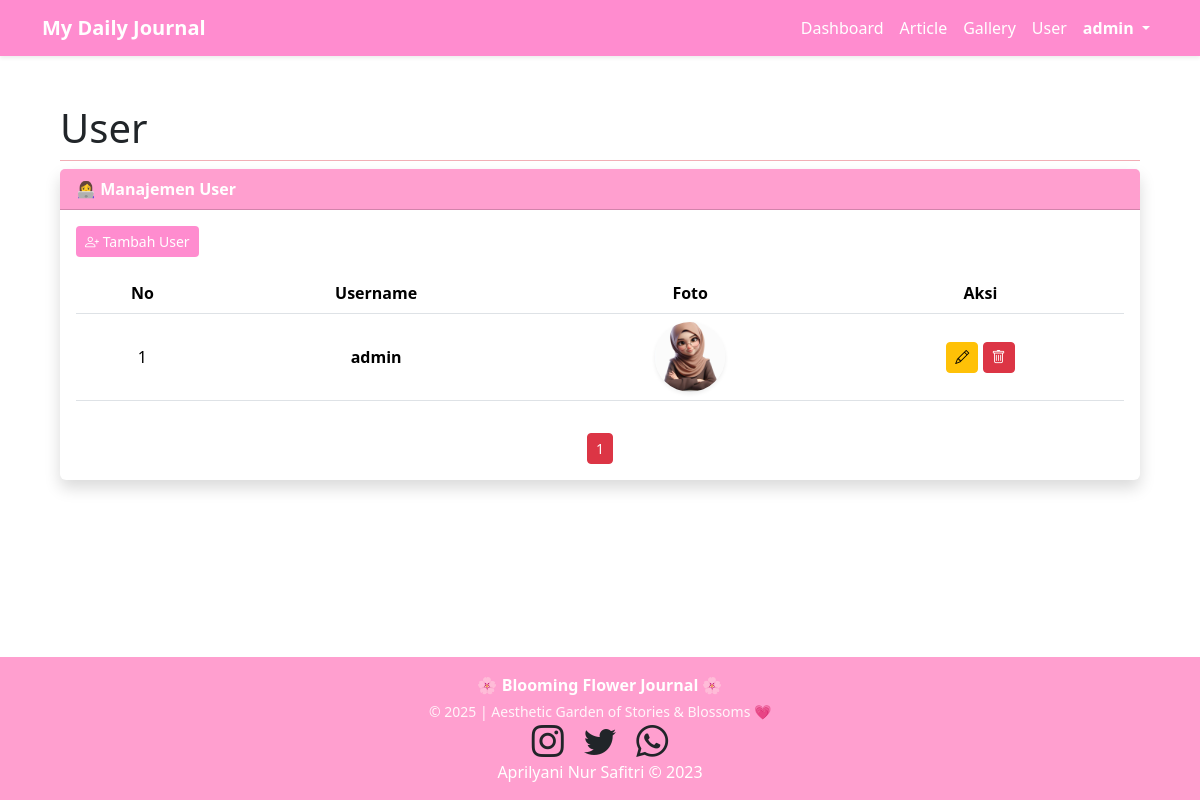
The app's page /admin.php?page=user (signed in), older data.
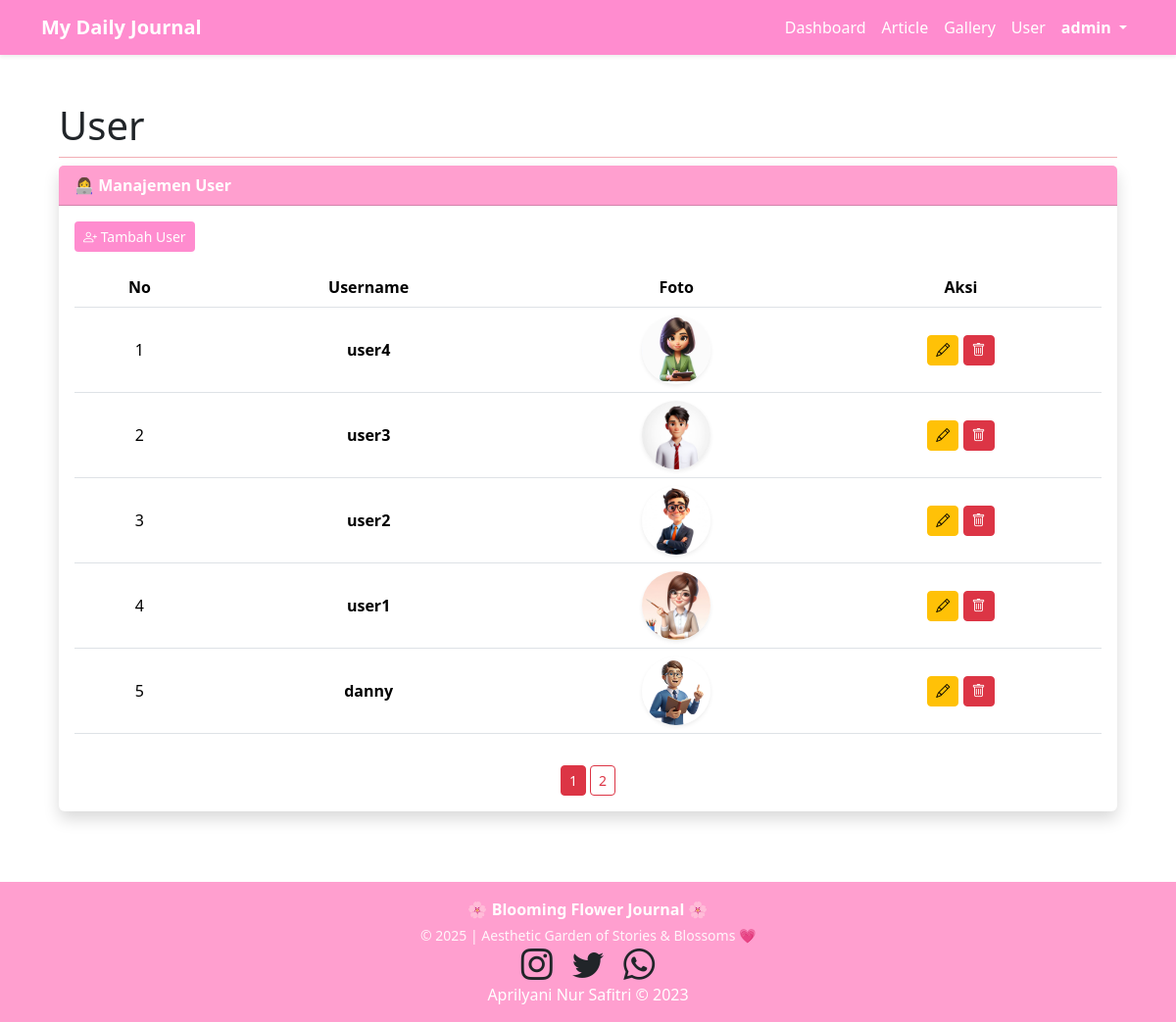
The same page, newer data.
### tables this page shows
CREATE TABLE `user` (
  `id` int(11) NOT NULL,
  `username` varchar(50) NOT NULL,
  `password` text NOT NULL,
  `foto` text NOT NULL
);

### user.php (the view)
<?php
include "koneksi.php";
$limit = 5;
$hal = $_GET['hal'] ?? 1;
$start = ($hal-1)*$limit;
$data = mysqli_query($conn,"SELECT * FROM user ORDER BY id DESC LIMIT $start,$limit");
$total = mysqli_num_rows(mysqli_query($conn,"SELECT * FROM user"));
$pages = ceil($total/$limit);
?>
<div class="card shadow border-0">
<div class="card-header text-white fw-semibold" style="background:#ff9fcf;">
👩‍💻 Manajemen User
</div>
<div class="card-body">
<a href="admin.php?page=user_add" class="btn btn-sm mb-3 text-white" style="background:#ff8ccf;">
<i class="bi bi-person-plus"></i> Tambah User
</a>
<div class="table-responsive">
<table class="table table-hover align-middle text-center">
<thead style="background:#ffe0ef;">
<tr>
<th>No</th>
<th>Username</th>
<th>Foto</th>
<th>Aksi</th>
</tr>
</thead>
<tbody>
<?php $no=1+$start; while($d=mysqli_fetch_array($data)){ ?>
<tr>
<td><?= $no++ ?></td>
<td class="fw-semibold"><?= $d['username'] ?></td>
<td>
<img src="img/<?= $d['foto'] ?>" width="70" class="rounded-circle shadow-sm">
</td>
<td>
<a href="admin.php?page=user_edit&id=<?= $d['id'] ?>" class="btn btn-warning btn-sm">
<i class="bi bi-pencil"></i>
</a>
<a href="admin.php?page=user_delete&id=<?= $d['id'] ?>" class="btn btn-danger btn-sm"
onclick="return confirm('Hapus user ini?')">
<i class="bi bi-trash"></i>
</a>
</td>
</tr>
<?php } ?>
</tbody>
</table>
</div>
<div class="text-center mt-3">
<?php for($i=1;$i<=$pages;$i++){ ?>
<a href="admin.php?page=user&hal=<?= $i ?>"
class="btn btn-outline-danger btn-sm <?= ($hal==$i?'active':'') ?>">
<?= $i ?>
</a>
<?php } ?>
</div>
</div>
</div>

### admin.php (shortened to what this page needs)
<!DOCTYPE html>
<html lang="en">
<head>
    <link rel="stylesheet" href="https://cdn.jsdelivr.net/npm/bootstrap-icons@1.11.1/font/bootstrap-icons.css">
    <link href="https://cdn.jsdelivr.net/npm/bootstrap@5.3.2/dist/css/bootstrap.min.css" rel="stylesheet">
</head>
<body>
<nav class="navbar navbar-expand-lg shadow-sm sticky-top" style="background-color:#ff8ccf">
    <div class="container">
        <a class="navbar-brand text-white fw-bold" href="admin.php">My Daily Journal</a>
        <div class="collapse navbar-collapse" id="navbarNav">
            <ul class="navbar-nav ms-auto align-items-center">
                <li class="nav-item">
                    <a class="nav-link text-white" href="admin.php?page=dashboard">Dashboard</a>
                </li>
           <li class="nav-item">
             <a class="nav-link text-white" href="admin.php?page=article">Article</a>
              </li>
                  <li class="nav-item">
            <a class="nav-link text-white" href="admin.php?page=gallery">Gallery</a>
               </li>
                  <li class="nav-item">
                    <a class="nav-link text-white" href="admin.php?page=user">User</a>
</li>
                <li class="nav-item dropdown">
                    <a class="nav-link dropdown-toggle text-white fw-semibold" href="#" data-bs-toggle="dropdown">
                        <?= $_SESSION['username']; ?>
                    </a>
                </li>
            </ul>
        </div>
    </div>
</nav>
<section class="p-5">
    <div class="container">
        <?php
        $page = $_GET['page'] ?? 'dashboard';
        echo '<h4 class="lead display-6 pb-2 border-bottom border-danger-subtle">'
            . ucfirst($page) .
            '</h4>';
        $file = $page . ".php";
        if (file_exists($file)) {
            include $file;
        } else {
            echo "<div class='alert alert-danger mt-3'>Halaman tidak ditemukan</div>";
        }
        ?>
    </div>
</section>
<footer class="text-center text-white py-3 mt-4" style="background-color:#ff9fcf;">
    <p class="mb-1 fw-semibold">🌸 Blooming Flower Journal 🌸</p>
    <p class="mb-0" style="font-size:14px; opacity:0.9;">© 2025 | Aesthetic Garden of Stories & Blossoms 💗</p>
    <div>
        <a href="https://www.instagram.com/udinusofficial"><i class="bi bi-instagram h2 p-2 text-dark"></i></a>
        <a href="https://twitter.com/udinusofficial"><i class="bi bi-twitter h2 p-2 text-dark"></i></a>
        <a href="https://wa.me/+62812685577"><i class="bi bi-whatsapp h2 p-2 text-dark"></i></a>
    </div>
    <div>Aprilyani Nur Safitri &copy; 2023</div>
</footer>
</body>
</html>

### admin.php (style rules this page uses)
html, body { height: 100%; }
body { display: flex; flex-direction: column; margin: 0; }
section { flex: 1; }
footer { position: relative; width: 100%; }

Row changes from the older to the newer data that the page shows:
no longer on this page (row unchanged): user: username "admin", foto (picture)
added user: username "user4", foto (picture)
added user: username "user3", foto (picture)
added user: username "user2", foto (picture)
added user: username "user1", foto (picture)
added user: username "danny", foto (picture)
Text that changed along with them:
new list line: "2"
